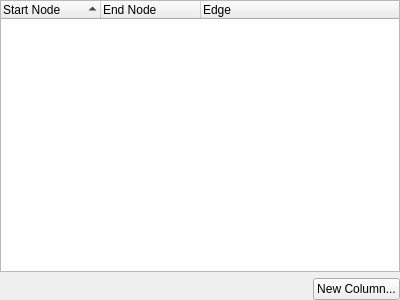
<?xml version="1.0" encoding="UTF-8"?>
<ui version="4.0">
 <class>CCommutationTable</class>
 <widget class="QWidget" name="CCommutationTable">
  <property name="geometry">
   <rect>
    <x>0</x>
    <y>0</y>
    <width>400</width>
    <height>300</height>
   </rect>
  </property>
  <property name="windowTitle">
   <string>Form</string>
  </property>
  <layout class="QVBoxLayout" name="verticalLayout">
   <property name="leftMargin">
    <number>0</number>
   </property>
   <property name="topMargin">
    <number>0</number>
   </property>
   <property name="rightMargin">
    <number>0</number>
   </property>
   <property name="bottomMargin">
    <number>0</number>
   </property>
   <item>
    <widget class="QTreeWidget" name="Table">
     <property name="editTriggers">
      <set>QAbstractItemView::NoEditTriggers</set>
     </property>
     <property name="alternatingRowColors">
      <bool>true</bool>
     </property>
     <property name="selectionMode">
      <enum>QAbstractItemView::ExtendedSelection</enum>
     </property>
     <property name="rootIsDecorated">
      <bool>false</bool>
     </property>
     <property name="uniformRowHeights">
      <bool>true</bool>
     </property>
     <property name="sortingEnabled">
      <bool>true</bool>
     </property>
     <property name="allColumnsShowFocus">
      <bool>true</bool>
     </property>
     <attribute name="headerCascadingSectionResizes">
      <bool>true</bool>
     </attribute>
     <column>
      <property name="text">
       <string notr="true">Start Node</string>
      </property>
     </column>
     <column>
      <property name="text">
       <string>End Node</string>
      </property>
     </column>
     <column>
      <property name="text">
       <string>Edge</string>
      </property>
     </column>
    </widget>
   </item>
   <item>
    <layout class="QHBoxLayout" name="horizontalLayout">
     <item>
      <spacer name="horizontalSpacer">
       <property name="orientation">
        <enum>Qt::Horizontal</enum>
       </property>
       <property name="sizeHint" stdset="0">
        <size>
         <width>134</width>
         <height>20</height>
        </size>
       </property>
      </spacer>
     </item>
     <item>
      <widget class="QPushButton" name="AddColumnButton">
       <property name="statusTip">
        <string>Append new edge attribute column  | Right-click on a column's header - insert/delete a column at exact position</string>
       </property>
       <property name="text">
        <string>New Column...</string>
       </property>
      </widget>
     </item>
    </layout>
   </item>
  </layout>
 </widget>
 <resources/>
 <connections/>
</ui>
